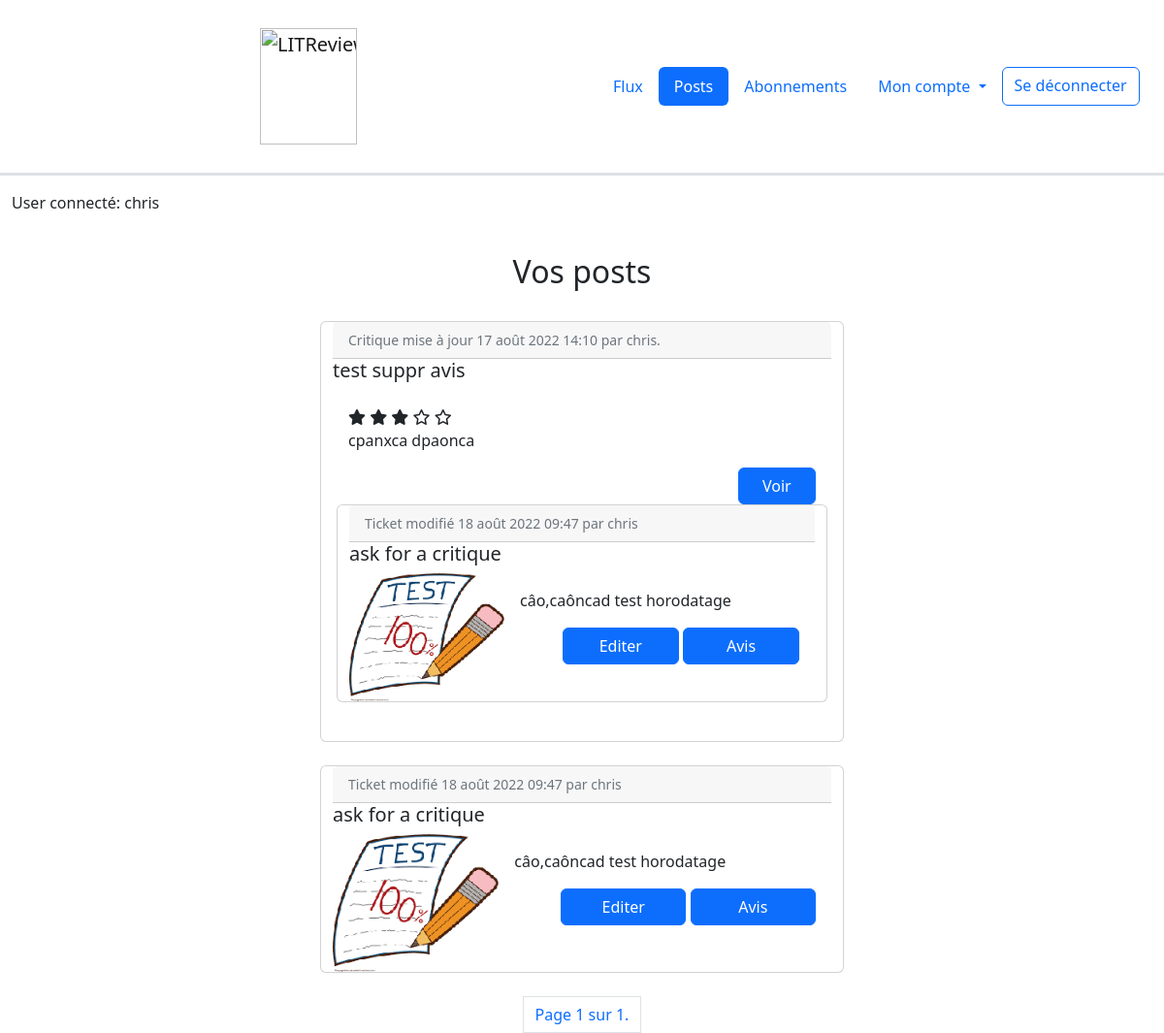
The app's page /posts/ (signed in), older data.
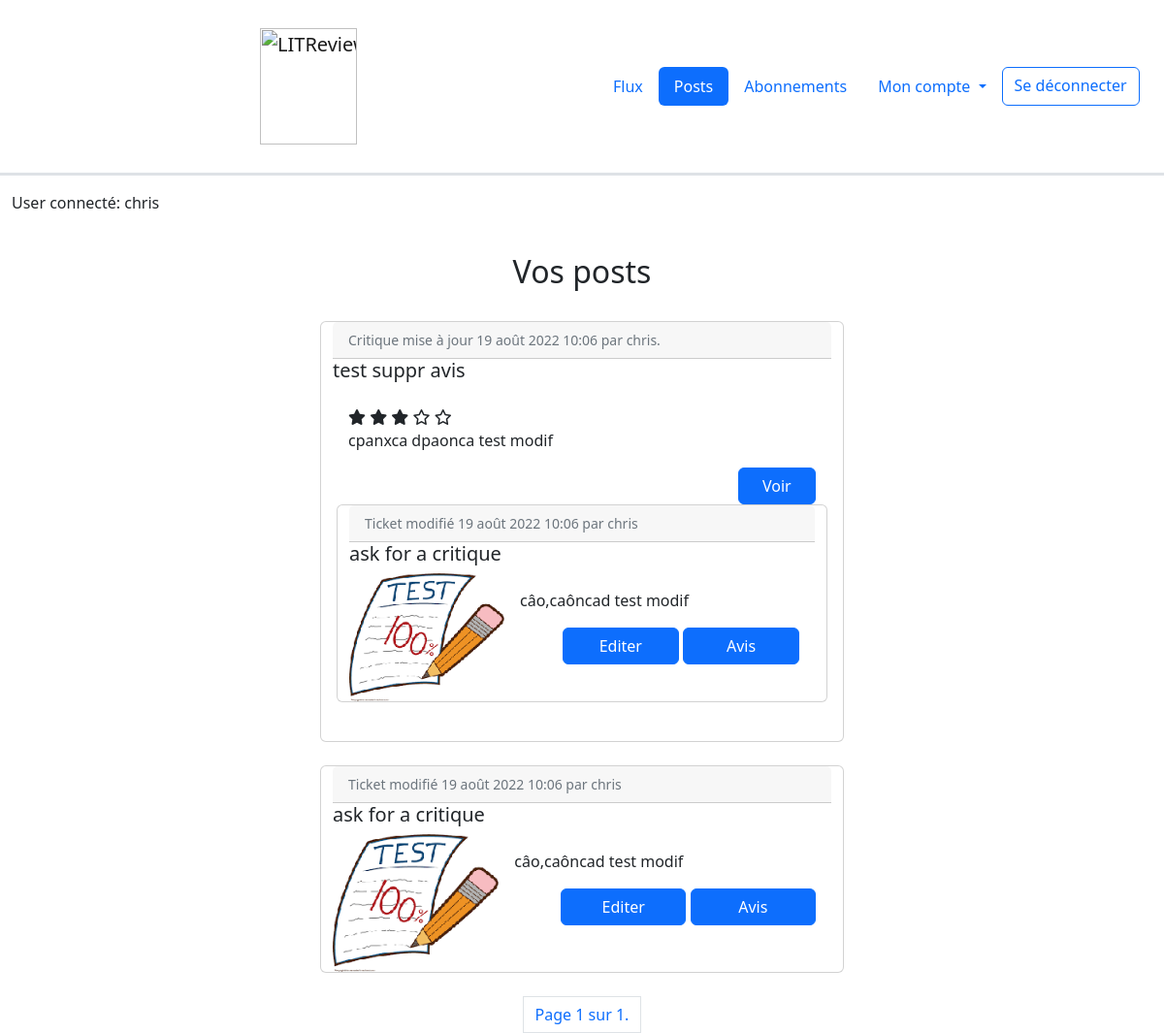
The same page, newer data.
### reviews/models.py (models this page shows, shortened)
class Review(models.Model):
    class Rating(models.IntegerChoices):
        ZERO = 0
        ONE = 1
        TWO = 2
        THREE = 3
        FOUR = 4
        FIVE = 5
    ticket = models.ForeignKey(Ticket, on_delete=models.CASCADE)
    headline = models.fields.CharField(max_length=128)
    body = models.fields.TextField(max_length=8192, blank=True)
    rating = models.fields.IntegerField(choices=Rating.choices, default=0)
    time_created = models.DateTimeField(timezone.now)
    last_edited = models.DateTimeField(timezone.now, null=True)
    user = models.ForeignKey(settings.AUTH_USER_MODEL, on_delete=models.CASCADE)

class Ticket(models.Model):
    title = models.fields.CharField(max_length=128)
    description = models.fields.TextField(max_length=2048, blank=True)
    image = models.ImageField(null=True, blank=True)
    time_created = models.DateTimeField(default=timezone.now)
    last_edited = models.DateTimeField(default=timezone.now, null=True)
    user = models.ForeignKey(settings.AUTH_USER_MODEL, null=True, on_delete=models.CASCADE)
    IMAGE_MAX_SIZE = (200, 200)

### authentication/models.py (models this page shows)
class User(AbstractUser):
    follows = models.ManyToManyField(
        'self',
        symmetrical=False,
        verbose_name='Utilisateurs suivis: ',
        through='UserFollows',
        related_name='followed_users'
    )
    followers = models.ManyToManyField(
        'self',
        symmetrical=False,
        verbose_name='Utilisateurs abonnés: ',
        through='UserFollowing',
        related_name='followed_by'
    )

### reviews/views.py (the view)
# urls.py: path('posts/', reviews.views.posts, name='posts')
@login_required
def posts(request):
    tickets = Ticket.objects.filter(Q(user=request.user))
    reviews = Review.objects.filter(Q(user=request.user))
    posts = sorted(
        chain(tickets, reviews),
        key=lambda instance: instance.time_created,
        reverse=True
    )
    paginator = Paginator(posts, 5)
    page_number = request.GET.get('page')
    page_obj = paginator.get_page(page_number)
    context = {'posts': posts, 'page_obj': page_obj}
    return render(request, 'reviews/posts.html', context=context)

### reviews/templatetags/review_tag.py (called while the page is built)
@register.filter
def model_type(value):
    return type(value).__name__

### reviews/templates/reviews/posts.html (shortened to what this page needs)
{% extends 'base.html' %}
{% load review_tag %}
{% block content %}
<div class="container-fluid">
    <div class="row text-center mb-4 ">
        <h2 class="mt-4">Vos posts</h2>
    </div>
    <div class="grid-container">
        {% for instance in posts %}
            {% if instance|model_type == 'Ticket' %}
                {% include 'reviews/partials/ticket_snippet.html' with ticket=instance %}
            {% elif instance|model_type == 'Review' %}
                {% include 'reviews/partials/review_snippet_with_ticket.html' with review=instance %}
            {% endif %}
        {% endfor %}
    </div>
    <span class="pagination justify-content-center">
        <span class="page-item page-link">
            Page {{ page_obj.number }} sur {{ page_obj.paginator.num_pages }}.
        </span>
    </span>
</div>
{% endblock content %}

### reviews/templates/reviews/partials/review_snippet_with_ticket.html
{% load review_tag %}
<div class="container-fluid">
    <div class="row justify-content-center">
        <div class="card mb-4" style="max-width: 540px;">
          <div class="row g-0">
              <p class="card-header"><small class="text-muted">
                {% if review.last_edited %}
                    Critique mise à jour {{ review.last_edited }} par {{ review.user }}.
                {% else %}
                    Critique publiée le {{ review.time_created }} par {{ review.user }}.
                {% endif %}</small></p>
            <h5 class="card-title">{{ review.headline }}</h5>
            <div class="post card-body col-md-8">
                {% if review.rating == 0 %}
                    <i class="fa-regular fa-star"></i>
                    <i class="fa-regular fa-star"></i>
                    <i class="fa-regular fa-star"></i>
                    <i class="fa-regular fa-star"></i>
                    <i class="fa-regular fa-star"></i>
                {% elif review.rating == 1 %}
                    <i class="fa-solid fa-star"></i>
                    <i class="fa-regular fa-star"></i>
                    <i class="fa-regular fa-star"></i>
                    <i class="fa-regular fa-star"></i>
                    <i class="fa-regular fa-star"></i>
                {% elif review.rating == 2 %}
                    <i class="fa-solid fa-star"></i>
                    <i class="fa-solid fa-star"></i>
                    <i class="fa-regular fa-star"></i>
                    <i class="fa-regular fa-star"></i>
                    <i class="fa-regular fa-star"></i>
                {% elif review.rating == 3 %}
                    <i class="fa-solid fa-star"></i>
                    <i class="fa-solid fa-star"></i>
                    <i class="fa-solid fa-star"></i>
                    <i class="fa-regular fa-star"></i>
                    <i class="fa-regular fa-star"></i>
                {% elif review.rating == 4 %}
                    <i class="fa-solid fa-star"></i>
                    <i class="fa-solid fa-star"></i>
                    <i class="fa-solid fa-star"></i>
                    <i class="fa-solid fa-star"></i>
                    <i class="fa-regular fa-star"></i>
                {% elif review.rating == 5 %}
                    <i class="fa-solid fa-star"></i>
                    <i class="fa-solid fa-star"></i>
                    <i class="fa-solid fa-star"></i>
                    <i class="fa-solid fa-star"></i>
                    <i class="fa-solid fa-star"></i>
                {% endif %}
                <p class="card-text">{{ review.body }}</p>
                <div class="text-end">
                    <a class="btn btn-primary col-2" href="{% url 'view_review' review.id %}">Voir</a>
                </div>
                <div class="row">
                   {% include 'reviews/partials/ticket_snippet.html' with ticket=review.ticket %}
                </div>
            </div>
          </div>
        </div>
    </div>
</div>

### reviews/templates/reviews/partials/ticket_snippet.html
{% load review_tag %}
<div class="container-fluid">
    <div class="row justify-content-center">
        <div class="card mb-4" style="max-width: 540px;">
          <div class="row g-0">
              <p class="card-header"><small class="text-muted">Ticket modifié {{ ticket.last_edited }}
                    par {{ ticket.user}}</small></p>
              <h5 class="card-title">{{ ticket.title }}</h5>
              {% if ticket.image %}
                <div class="col-md-4">
                  <img class="img-fluid rounded-start" src="{{ ticket.image.url }}">
                </div>
              {% endif %}
              <div class="card-body col-md-8">
                    <p class="card-text">{{ ticket.description }}</p>
                    <div class="text-end">
                        {% if request.user == ticket.user %}
                          <a class="btn btn-primary col-5" href="{% url 'view_ticket' ticket.id %}">Editer</a>
                        {% endif %}
                        <a class="btn btn-primary col-5" href="{% url 'review' ticket.id %}">Avis</a>
                    </div>
              </div>
          </div>
        </div>
    </div>
</div>

Row changes from the older to the newer data that the page shows:
changed Review "test suppr avis": last_edited "17 août 2022 14:10" → "19 août 2022 10:06"; body "cpanxca dpaonca" → "cpanxca dpaonca test modif"
changed Ticket "ask for a critique": last_edited "18 août 2022 09:47" → "19 août 2022 10:06"; description "câo,caôncad test horodatage" → "câo,caôncad test modif"
